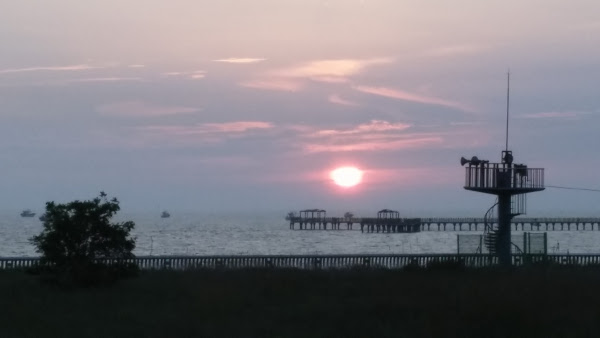
#> input picture python_openCV/img/sunset.jpg, 600 x 338 px
$ python '4_2_roi_copy_관심영역 복제 및 새 창 띄우기.py'
#> lines starting #> are read from the running program, lines starting #| are printed output that depends on the picture; after the words box and inside, x2 and y2 are one past the last pixel; in counts of white or black regions, pixels touching at a corner belong together
import cv2
import numpy as np

img = cv2.imread("../python_openCV/img/sunset.jpg")
#> img is the input picture: shape (338, 600, 3); mean B, G, R 124.9, 117.8, 120.9

x = 320; y = 150; w=50; h =50 # roi영역으로 잡을 좌표
roi = img[y:y+h, x:x+w] # roi 좌표를 지정하기 위해 범위로 배열 만들기
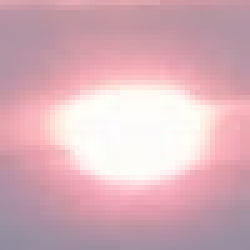
#> roi: shape (50, 50, 3) (shown 5 times larger); mean B, G, R 185.7, 176.2, 216.5
print(roi.shape)
#| (50, 50, 3)
img2 = roi.copy() # roi 배열 복제
roi = img[y:y+h, x:x+w , x:x+w+w] # 새로운 좌표에 roi추가, 태양 2개 만들기
#> roi = empty array
cv2.rectangle(img, (x,y),(x+w+w, y+h),(0,255,0)) # 2개의 태양 영역에 사각형 표시
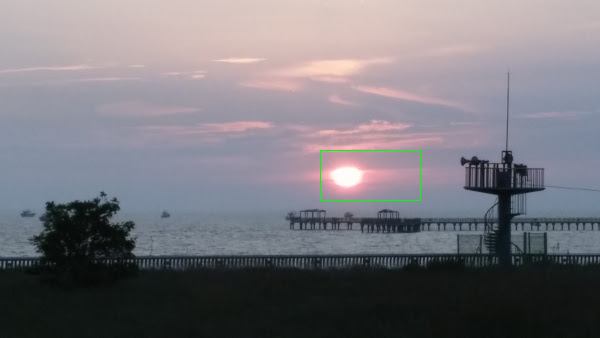
#> img: shape (338, 600, 3); 0.15% of pixels changed, all inside (x1, y1, x2, y2) = (320, 150, 421, 201)
cv2.imshow('img',img)
cv2.imshow('roi',img2)

cv2.waitKey(0)
cv2.destroyAllWindows()

$ run again, with python_openCV/img/abnormal.jpg copied over python_openCV/img/sunset.jpg
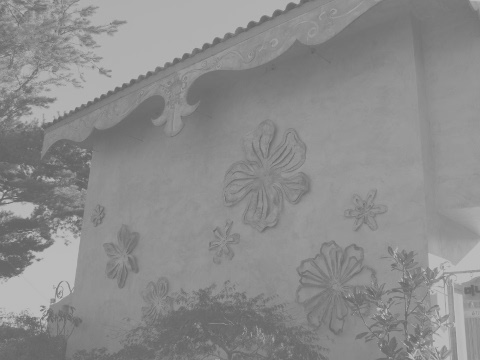
#> input picture python_openCV/img/abnormal.jpg, 480 x 360 px
#> img is the input picture: shape (360, 480, 3); min 96, max 194, mean 140.1
#> `roi = img[y:y+h, x:x+w]`:
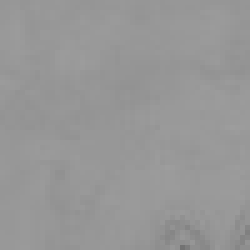
#> roi: shape (50, 50, 3) (shown 5 times larger); min 114, max 157, mean 150.9
#| (50, 50, 3)
#> `roi = img[y:y+h, x:x+w , x:x+w+w]`: roi = empty array
#> `cv2.rectangle(img, (x,y),(x+w+w, y+h),(0,255,0))`:
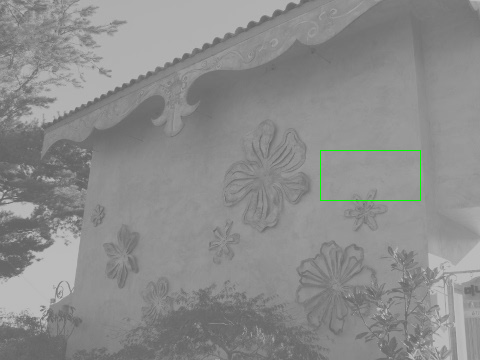
#> img: shape (360, 480, 3); 0.17% of pixels changed, all inside (x1, y1, x2, y2) = (320, 150, 421, 201)
